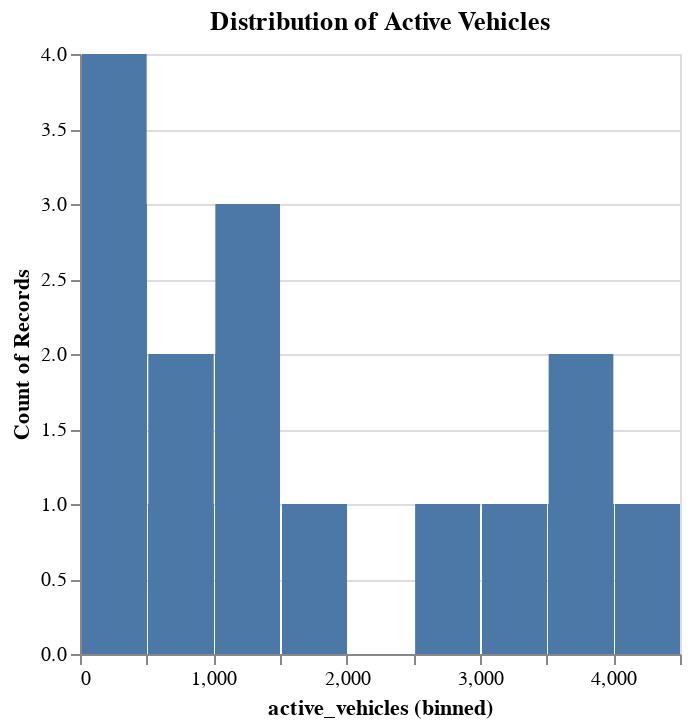

Notebook code cell kept with this figure:
### Code cell
#1. Histogram of Active Vehicles
hist_active_vehicles = alt.Chart(data).mark_bar().encode(
    alt.X('active_vehicles:Q', bin=True),
    y='count()',
    tooltip=['active_vehicles', 'count()']
).properties(
    title='Distribution of Active Vehicles'
)
hist_active_vehicles

### Figure 1 — Vega-Lite specification as saved in the notebook (floating-point values rounded to 4 significant figures; data arrays with more than 128 entries replaced by an {"elided": "..."} marker saying what was removed)
{"config": {"view": {"continuousWidth": 300, "continuousHeight": 300}}, "data": {"name": "data-d1b40201a282773a8bf9345ea39531da"}, "mark": {"type": "bar"}, "encoding": {"tooltip": [{"field": "active_vehicles", "type": "quantitative"}, {"aggregate": "count", "type": "quantitative"}], "x": {"bin": true, "field": "active_vehicles", "type": "quantitative"}, "y": {"aggregate": "count", "type": "quantitative"}}, "title": "Distribution of Active Vehicles", "$schema": "https://vega.github.io/schema/vega-lite/v5.17.0.json", "datasets": {"data-d1b40201a282773a8bf9345ea39531da": {"elided": "354 records"}}}
